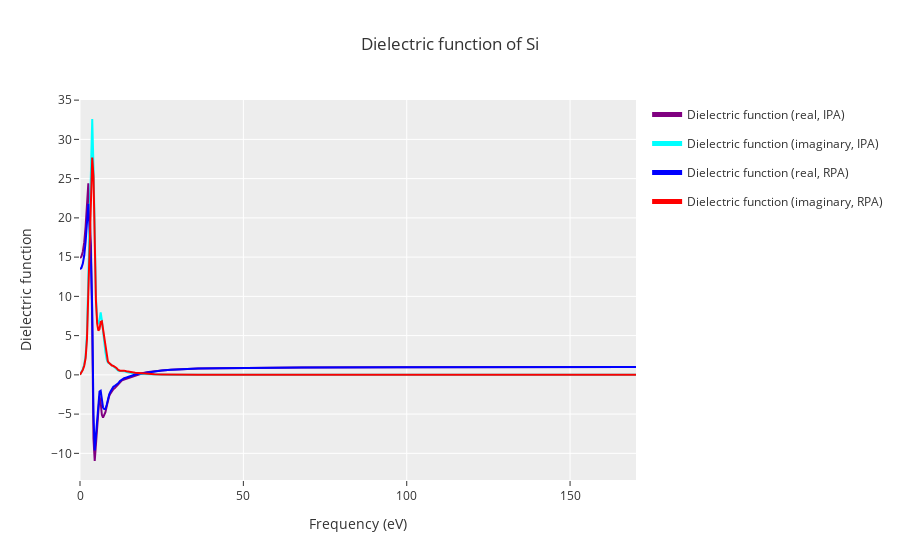

This figure's notebook cell:
### Code cell
# py4vasp - 绘制静电介电函数 (IPA，RPA)即独立粒子近似与随机相位近似
print("\n--- 1.3.2.1: py4vasp - 绘制静电介电函数 (IPA，RPA) ---")
from py4vasp import plot

filename_ipa = "./e01_Si-G0W0/single-shot/dielectric_function_IPA.dat"
# uncomment the following line to use the RPA dielectric function
filename_rpa = "./e01_Si-G0W0/single-shot/dielectric_function_RPA.dat"

# read the dielectric function from file
w_ipa, eps_imag_ipa, eps_real_ipa = np.loadtxt(filename_ipa, unpack=True)
w_rpa, eps_imag_rpa, eps_real_rpa = np.loadtxt(filename_rpa, unpack=True)

# plot the dielectric function as a function of frequency
# DFPT
plot(
    (w_ipa, eps_real_ipa, "Dielectric function (real, IPA)"),
    (w_ipa, eps_imag_ipa, "Dielectric function (imaginary, IPA)"),
    (w_rpa, eps_real_rpa, "Dielectric function (real, RPA)"),
    (w_rpa, eps_imag_rpa, "Dielectric function (imaginary, RPA)"),
    title = "Dielectric function of Si",
    ylabel = "Dielectric function",
    xlabel = "Frequency (eV)",
)
